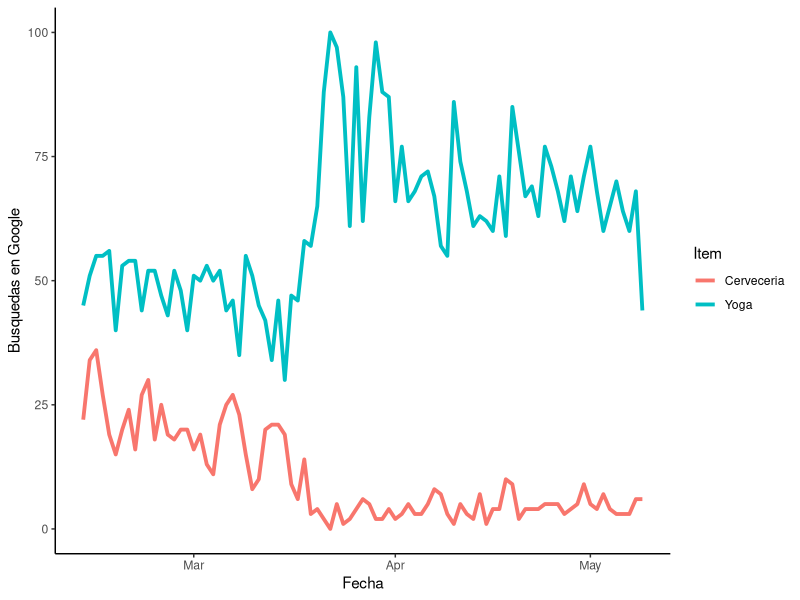
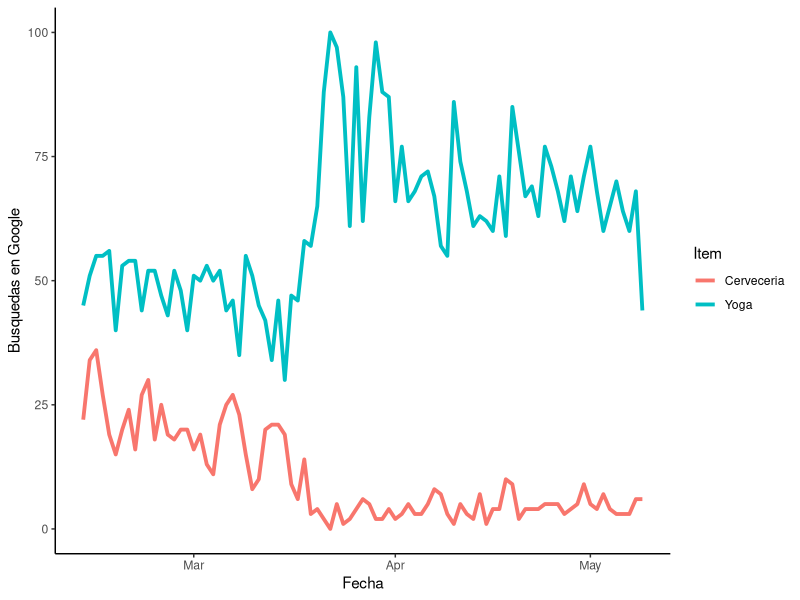

Reproduce these figures in R, in order.
## ---- chunk 1
if("dplyr" %in% (.packages())){
          detach("package:dplyr", unload=TRUE) 
          detach("package:plyr", unload=TRUE) 
} 
library(plyr)
library(dplyr)
library(tidyr)
library(ggplot2)
library(viridis)
## ---- chunk 2
datos = read.csv('GoogleTrends_yoga_cerveceria_90diasArge.csv',na.strings = "")
colnames(datos) = c("Dia","Yoga","Cerveceria")
str(datos)
## ---- chunk 3
datosProc = datos %>%
  #mutate(YogaNorm = Yoga/max(Yoga), CerveceriaNorm = Cerveceria/max(Cerveceria)) %>%
  mutate(Dia = as.Date(datos$Dia,format='%Y-%m-%d')) %>%
  mutate(diaSem = weekdays(Dia), mes = months(Dia), numDia = as.numeric(format(Dia,format='%d'))) %>%
  pivot_longer(cols=Yoga:Cerveceria,names_to = "Item",values_to = "Valor") 
datosProc
## ---- chunk 4
# g = ggplot() +
#   geom_line(data=datosProc,aes(x=1:87,y=YogaNorm)) +
#   geom_line(data=datosProc,aes(x=1:87,y=CerveceriaNorm)) +
#   
g = ggplot() +
  geom_line(data=datosProc,aes(x=Dia,y=Valor,color=Item),size=1.3) +
  xlab("Fecha") + ylab("Busquedas en Google") +
  theme_classic()

g
## ---- chunk 5
ggsave("Dia1.png",plot=g,units = 'mm',dpi=300)
